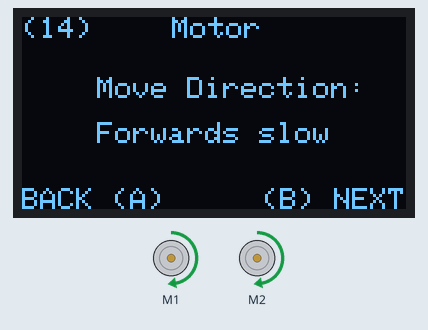
Recording of a program running on a simulated Raspberry Pi Pico running CircuitPython. Parts: 128×64 one-colour display, 2 × DC motor (green arrow = forward, orange = backward, longer = faster).

Above: at 0.2 s.
At 4.2 s:
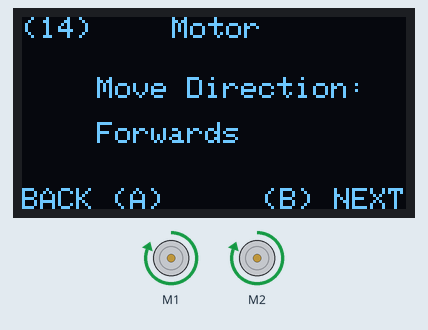
At 8.2 s:
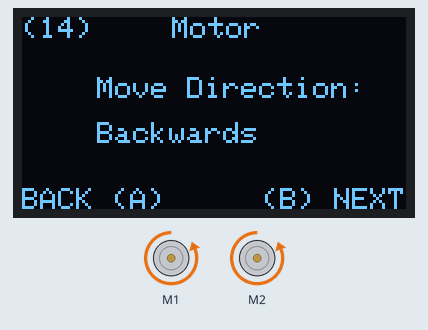
At 14.2 s:
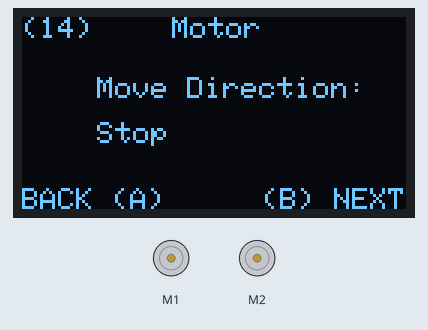
Timing chart, 0 to 39.7 s (numbered marks = the images above):
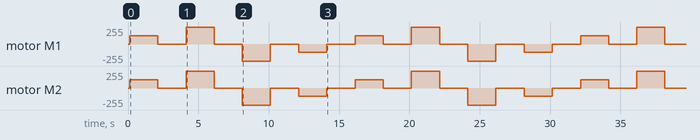

Measured:
- by itself, motor M1, motor M2: repeats every 16.0 s: stopped 2.0 s, forward 255/255 2.0 s, stopped 2.0 s, backward 255/255 2.0 s, stopped 2.0 s, backward 127/255 2.0 s, stopped 2.0 s, forward 127/255 2.0 s
- what the display in image 0 shows lasts 2.0 s, from 0.1 s to 2.1 s

The program:

edu_motor.py
```python
import board
import busio
import adafruit_ssd1306
import time
import pwmio
from adafruit_motor import servo, motor

def init_oled():
    # Define the i2c GPIOs on SCL=GP5 and SDA=GP4
    global i2c
    i2c = busio.I2C(board.GP5, board.GP4)

    # Define the OLED display using the above pins
    global oled
    oled = adafruit_ssd1306.SSD1306_I2C(128, 64, i2c)

def deinit_oled():
    #Clear the OLED display
    oled.fill(0)
    oled.show()
    print("deinit I2C")
    i2c.deinit()

def init_module():
    # Initialize motor on pin GP10, GP11, GP12, GP13
    global M1A, M1B, M2A, M2B
    global motor1, motor2

    # DC motor setup
    PWM_M1A = board.GP10
    PWM_M1B = board.GP11
    PWM_M2A = board.GP12
    PWM_M2B = board.GP13

    M1A = pwmio.PWMOut(PWM_M1A, frequency=10000)
    M1B = pwmio.PWMOut(PWM_M1B, frequency=10000)
    M2A = pwmio.PWMOut(PWM_M2A, frequency=10000)
    M2B = pwmio.PWMOut(PWM_M2B, frequency=10000)
    motor1 = motor.DCMotor(M1A, M1B)
    motor2 = motor.DCMotor(M2A, M2B)

    global motor_index
    motor_index = 0

    global interval
    interval = time.monotonic()

def run_module(duration, oled):
    global interval

    direction_text = ["Forwards slow","Stop",
                      "Forwards","Stop",
                      "Backwards","Stop",
                      "Backwards slow","Stop",]
    def move_motor(direction):
        # Throttle value must be between -1.0 and +1.0
        if direction == 0:
            #print("\nForwards slow")
            motor1.throttle = 0.5
            motor2.throttle = 0.5
        elif direction == 1:
            #print("\nStop")
            motor1.throttle = 0
            motor2.throttle = 0
        elif direction == 2:
            #print("\nForwards")
            motor1.throttle = 1.0
            motor2.throttle = 1.0
        elif direction == 3:
            #print("\nStop")
            motor1.throttle = 0
            motor2.throttle = 0
        elif direction == 4:
            #print("\nBackwards")
            motor1.throttle = -1.0
            motor2.throttle = -1.0
        elif direction == 5:
            #print("\nStop")
            motor1.throttle = 0
            motor2.throttle = 0
        elif direction == 6:
            #print("\nBackwards slow")
            motor1.throttle = -0.5
            motor2.throttle = -0.5
        elif direction == 7:
            #print("\nStop")
            motor1.throttle = 0
            motor2.throttle = 0

    global motor_index

    if time.monotonic() > interval:
        interval = time.monotonic() + duration
        #Clear the OLED display
        oled.fill(0)

        #Write the data: ('text', x , y, pixel colour)
        #Pixel colour: 0 = false, 1 = true
        oled.text('Motor', 50, 0, 1)

        oled.text("Move Direction:", 25, 20, 1)
        oled.text("{}".format(direction_text[motor_index]), 25, 35, 1)

        oled.text('(14)', 0, 0, 1)

        oled.text('BACK (A)', 0, 57, 1)
        oled.text('(B) NEXT', 80, 57, 1)

        #Show the written data
        oled.show()

        move_motor(motor_index)

        motor_index += 1
        if motor_index > 7:
            motor_index = 0

def deinit_module():
    M1A.deinit()
    M1B.deinit()
    M2A.deinit()
    M2B.deinit()


if __name__ == "__main__":
    try:
        init_oled()
        init_module()
        while True:
            run_module(2, oled)
    finally:
        deinit_module()
        deinit_oled()
```
